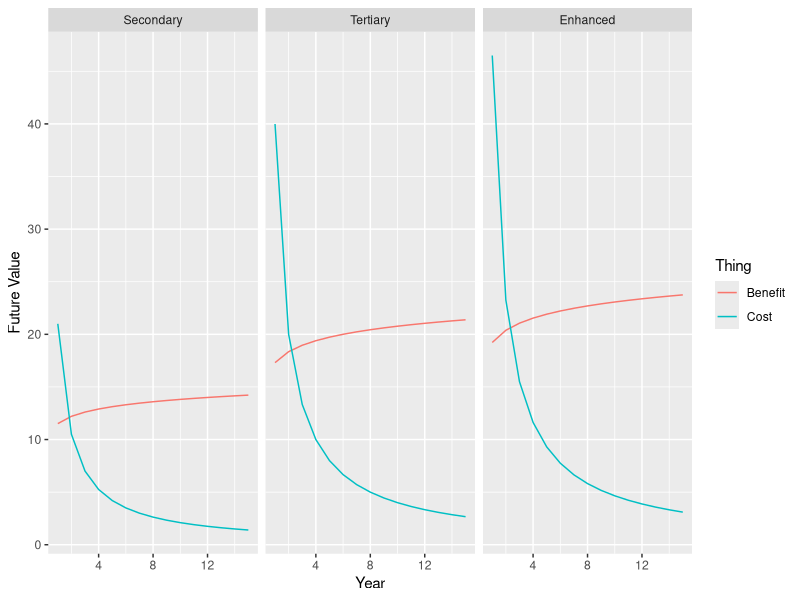
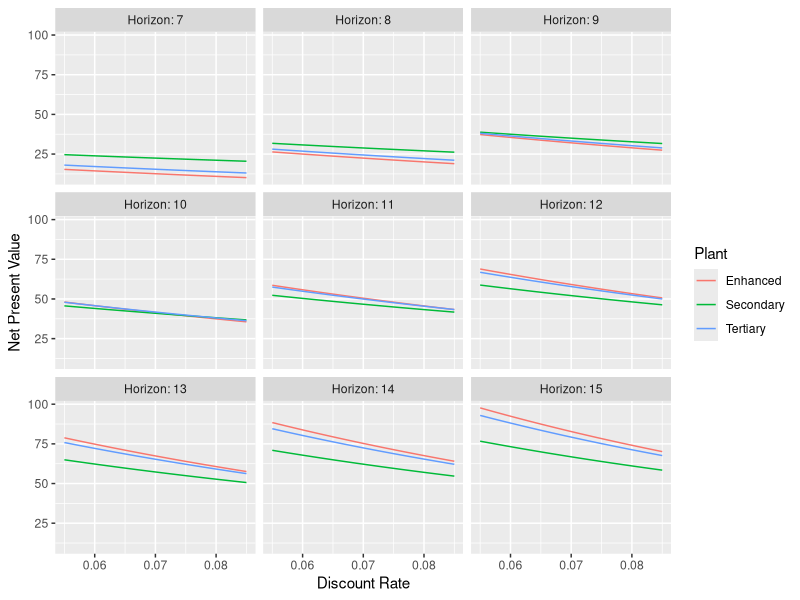
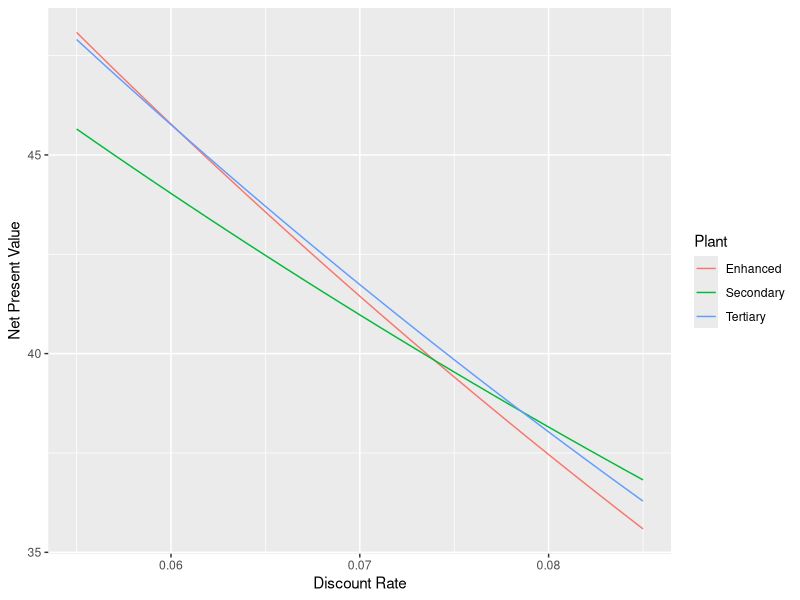

These charts were generated, in order, by the following R code:
## ---- chunk 1
library(tidyverse)
library(kableExtra)
knitr::opts_chunk$set(echo = TRUE)
def <- knitr::knit_hooks$get("output")
knitr::knit_hooks$set(output = function(x, options) {
  x <- def(x, options)
  ifelse(!is.null(options$suppress), gsub(pattern = "```.*```", "", x), x)
})
formatter <- function(string){
  string%>%
    str_replace_all("_", " ")%>%
    str_to_title()
}
## ---- chunk 2
discount_rate <- seq(.055,.085,.001)
year <- 1:15
plant <-  c("Secondary","Tertiary","Enhanced")
thing <- c("Cost","Benefit")
mydf <- crossing(year,plant,thing,discount_rate)%>% 
  mutate(future_value=case_when(plant == "Secondary" & thing == "Cost" ~ 21/year,
                                 plant == "Secondary" & thing == "Benefit" ~ log(100000*year),
                                 plant == "Tertiary" & thing == "Cost" ~ 39.99/year,
                                 plant == "Tertiary" & thing == "Benefit" ~ 1.5035*log(100000*year),
                                 plant == "Enhanced" & thing == "Cost" ~ 46.5/year,
                                 plant == "Enhanced" & thing == "Benefit" ~ 1.67*log(100000*year)))%>%#THEN
  mutate(present_value = future_value/((1+discount_rate)^year))
## ---- chunk 3
plt <-  ggplot(mydf,aes(year, future_value, colour=thing))+
  geom_line()+
  facet_wrap(vars(fct_reorder(plant,future_value,sum)))#over-ride default alphabetic layout.
plt+
  labs(x=formatter(plt$labels$x),
      y=formatter(plt$labels$y),
      col=formatter(plt$labels$col))
## ---- chunk 4
results <- tibble(Horizon=7:15)
subset_data <- function(horizon){
  filter(mydf,year<=horizon)
}
results <- results%>%
  mutate(data_subsets=map(Horizon,subset_data))
## ---- chunk 5
get_npv <- function(df){
  df%>%
  group_by(plant, thing, discount_rate)%>%
  summarise(total = sum(present_value))%>%
  pivot_wider(names_from = thing, values_from = total, names_prefix = "sum_pv_")%>%
  mutate(net_present_value = sum_pv_Benefit - sum_pv_Cost)
}
results <- results%>%
  mutate(net_present_value=map(data_subsets,get_npv))%>%
  unnest(net_present_value)
## ---- chunk 6
plt <- ggplot(results,aes(discount_rate,net_present_value,colour=plant))+
   geom_line()+
   facet_wrap(vars(Horizon), labeller = label_both)
plt+
  labs(x=formatter(plt$labels$x),
        y=formatter(plt$labels$y),
        col=formatter(plt$labels$col))
## ---- chunk 7
plt <- ggplot(filter(results,Horizon==10),aes(discount_rate,net_present_value,colour=plant))+
   geom_line()
plt+
  labs(x=formatter(plt$labels$x),
      y=formatter(plt$labels$y),
      col=formatter(plt$labels$col))
## ---- chunk 8
exp_results <- results%>%
  group_by(plant)%>%
  summarize(expected_net_present_value=mean(net_present_value))%>%
  arrange(desc(expected_net_present_value))

kbl(exp_results,col.names=formatter(colnames(exp_results)),digits=1)%>% 
  kable_styling(bootstrap_options = c("striped", "hover"), full_width = F)
